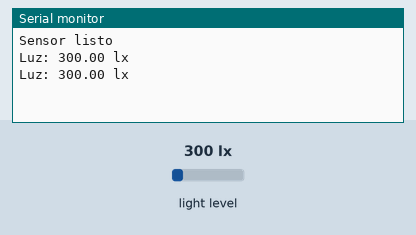
Simulated run of this sketch. Board: ESP32. Parts: the last lines printed to the serial monitor. Inputs (shaded band) come from the test bench; at power-on: light level 300 lx.

Above: at 1.8 s.
1.9 s: light level set to 40 lx
At 2.8 s:
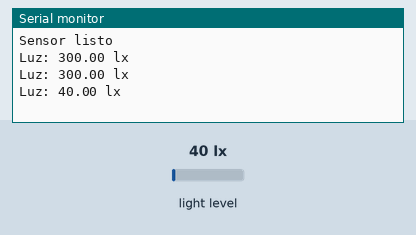
3.4 s: light level set to 500 lx
At 4.8 s:
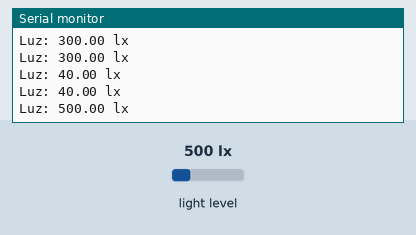
Timing chart, 0 to 6.4 s (numbered marks = the images above; inputs shaded):
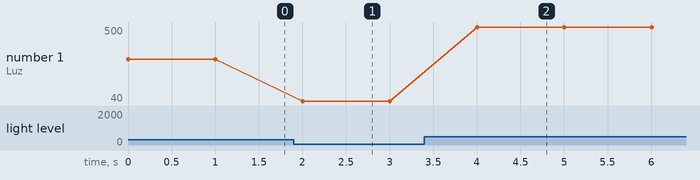

Measured:
- after the input at 1.9 s, the serial monitor: prints a new line after 0.10 s (image 1)
- after the input at 3.4 s, the serial monitor: prints a new line after 0.60 s (image 2)
- plotted number 1: 300 → 40 after the input at 1.9 s, 40 → 500 after the input at 3.4 s

The sketch:

LUXOMETRO.ino
```cpp
#include <Wire.h>
#include <BH1750.h>

BH1750 sensor;

void setup() {
  Serial.begin(115200);
  Wire.begin(21, 22);

  if (sensor.begin(BH1750::CONTINUOUS_HIGH_RES_MODE)) {
    Serial.println("Sensor listo");
  } else {
    Serial.println("Error al iniciar");
  }
}

void loop() {
  float lux = sensor.readLightLevel();
  Serial.print("Luz: ");
  Serial.print(lux);
  Serial.println(" lx");

  delay(1000);
}
```
